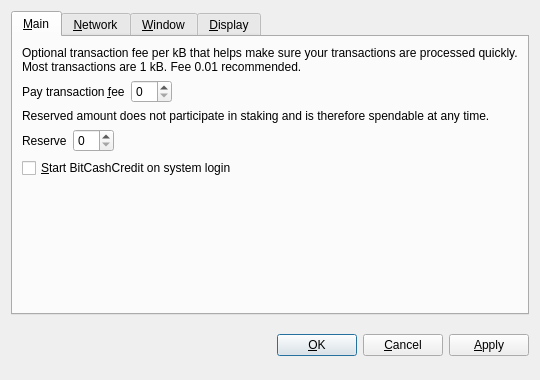
<?xml version="1.0" encoding="UTF-8"?>
<ui version="4.0">
 <class>OptionsDialog</class>
 <widget class="QDialog" name="OptionsDialog">
  <property name="geometry">
   <rect>
    <x>0</x>
    <y>0</y>
    <width>540</width>
    <height>380</height>
   </rect>
  </property>
  <property name="windowTitle">
   <string>Options</string>
  </property>
  <property name="modal">
   <bool>true</bool>
  </property>
  <layout class="QVBoxLayout" name="verticalLayout">
   <item>
    <widget class="QTabWidget" name="tabWidget">
     <property name="tabPosition">
      <enum>QTabWidget::North</enum>
     </property>
     <property name="currentIndex">
      <number>0</number>
     </property>
     <widget class="QWidget" name="tabMain">
      <attribute name="title">
       <string>&amp;Main</string>
      </attribute>
      <layout class="QVBoxLayout" name="verticalLayout_Main">
       <item>
        <widget class="QLabel" name="transactionFeeInfoLabel">
         <property name="text">
          <string>Optional transaction fee per kB that helps make sure your transactions are processed quickly. Most transactions are 1 kB. Fee 0.01 recommended.</string>
         </property>
         <property name="textFormat">
          <enum>Qt::PlainText</enum>
         </property>
         <property name="wordWrap">
          <bool>true</bool>
         </property>
        </widget>
       </item>
       <item>
        <layout class="QHBoxLayout" name="horizontalLayoutFee">
         <item>
          <widget class="QLabel" name="transactionFeeLabel">
           <property name="text">
            <string>Pay transaction &amp;fee</string>
           </property>
           <property name="textFormat">
            <enum>Qt::PlainText</enum>
           </property>
           <property name="buddy">
            <cstring>transactionFee</cstring>
           </property>
          </widget>
         </item>
         <item>
          <widget class="BitcoinAmountField" name="transactionFee"/>
         </item>
         <item>
          <spacer name="horizontalSpacerFee">
           <property name="orientation">
            <enum>Qt::Horizontal</enum>
           </property>
           <property name="sizeHint" stdset="0">
            <size>
             <width>40</width>
             <height>20</height>
            </size>
           </property>
          </spacer>
         </item>
        </layout>
       </item>
       <item>
        <widget class="QLabel" name="reserveBalanceInfoLabel">
         <property name="text">
          <string>Reserved amount does not participate in staking and is therefore spendable at any time.</string>
         </property>
         <property name="textFormat">
          <enum>Qt::PlainText</enum>
         </property>
         <property name="wordWrap">
          <bool>true</bool>
         </property>
        </widget>
       </item>
       <item>
        <layout class="QHBoxLayout" name="horizontalLayoutReserveBalance">
         <item>
          <widget class="QLabel" name="reserveBalanceLabel">
           <property name="text">
            <string>Reserve</string>
           </property>
           <property name="textFormat">
            <enum>Qt::PlainText</enum>
           </property>
           <property name="buddy">
            <cstring>reserveBalance</cstring>
           </property>
          </widget>
         </item>
         <item>
          <widget class="BitcoinAmountField" name="reserveBalance"/>
         </item>
         <item>
          <spacer name="horizontalSpacerReserveBalance">
           <property name="orientation">
            <enum>Qt::Horizontal</enum>
           </property>
           <property name="sizeHint" stdset="0">
            <size>
             <width>40</width>
             <height>20</height>
            </size>
           </property>
          </spacer>
         </item>
        </layout>
       </item>
       <item>
        <widget class="QCheckBox" name="bitcoinAtStartup">
         <property name="toolTip">
          <string>Automatically start BitCashCredit after logging in to the system.</string>
         </property>
         <property name="text">
          <string>&amp;Start BitCashCredit on system login</string>
         </property>
        </widget>
       </item>
       <item>
        <spacer name="verticalSpacer_Main">
         <property name="orientation">
          <enum>Qt::Vertical</enum>
         </property>
         <property name="sizeHint" stdset="0">
          <size>
           <width>20</width>
           <height>40</height>
          </size>
         </property>
        </spacer>
       </item>
      </layout>
     </widget>
     <widget class="QWidget" name="tabNetwork">
      <attribute name="title">
       <string>&amp;Network</string>
      </attribute>
      <layout class="QVBoxLayout" name="verticalLayout_Network">
       <item>
        <widget class="QCheckBox" name="mapPortUpnp">
         <property name="toolTip">
          <string>Automatically open the BitCashCredit client port on the router. This only works when your router supports UPnP and it is enabled.</string>
         </property>
         <property name="text">
          <string>Map port using &amp;UPnP</string>
         </property>
        </widget>
       </item>
       <item>
        <widget class="QCheckBox" name="connectSocks">
         <property name="toolTip">
          <string>Connect to the BitCashCredit network through a SOCKS proxy (e.g. when connecting through Tor).</string>
         </property>
         <property name="text">
          <string>&amp;Connect through SOCKS proxy:</string>
         </property>
        </widget>
       </item>
       <item>
        <layout class="QHBoxLayout" name="horizontalLayout_Network">
         <item>
          <widget class="QLabel" name="proxyIpLabel">
           <property name="text">
            <string>Proxy &amp;IP:</string>
           </property>
           <property name="textFormat">
            <enum>Qt::PlainText</enum>
           </property>
           <property name="buddy">
            <cstring>proxyIp</cstring>
           </property>
          </widget>
         </item>
         <item>
          <widget class="QValidatedLineEdit" name="proxyIp">
           <property name="maximumSize">
            <size>
             <width>140</width>
             <height>16777215</height>
            </size>
           </property>
           <property name="toolTip">
            <string>IP address of the proxy (e.g. 127.0.0.1)</string>
           </property>
          </widget>
         </item>
         <item>
          <widget class="QLabel" name="proxyPortLabel">
           <property name="text">
            <string>&amp;Port:</string>
           </property>
           <property name="textFormat">
            <enum>Qt::PlainText</enum>
           </property>
           <property name="buddy">
            <cstring>proxyPort</cstring>
           </property>
          </widget>
         </item>
         <item>
          <widget class="QLineEdit" name="proxyPort">
           <property name="maximumSize">
            <size>
             <width>55</width>
             <height>16777215</height>
            </size>
           </property>
           <property name="toolTip">
            <string>Port of the proxy (e.g. 9050)</string>
           </property>
          </widget>
         </item>
         <item>
          <widget class="QLabel" name="socksVersionLabel">
           <property name="text">
            <string>SOCKS &amp;Version:</string>
           </property>
           <property name="textFormat">
            <enum>Qt::PlainText</enum>
           </property>
           <property name="buddy">
            <cstring>socksVersion</cstring>
           </property>
          </widget>
         </item>
         <item>
          <widget class="QValueComboBox" name="socksVersion">
           <property name="toolTip">
            <string>SOCKS version of the proxy (e.g. 5)</string>
           </property>
          </widget>
         </item>
         <item>
          <spacer name="horizontalSpacer_Network">
           <property name="orientation">
            <enum>Qt::Horizontal</enum>
           </property>
           <property name="sizeHint" stdset="0">
            <size>
             <width>40</width>
             <height>20</height>
            </size>
           </property>
          </spacer>
         </item>
        </layout>
       </item>
       <item>
        <spacer name="verticalSpacer_Network">
         <property name="orientation">
          <enum>Qt::Vertical</enum>
         </property>
         <property name="sizeHint" stdset="0">
          <size>
           <width>20</width>
           <height>40</height>
          </size>
         </property>
        </spacer>
       </item>
      </layout>
     </widget>
     <widget class="QWidget" name="tabWindow">
      <attribute name="title">
       <string>&amp;Window</string>
      </attribute>
      <layout class="QVBoxLayout" name="verticalLayout_Window">
       <item>
        <widget class="QCheckBox" name="minimizeToTray">
         <property name="toolTip">
          <string>Show only a tray icon after minimizing the window.</string>
         </property>
         <property name="text">
          <string>&amp;Minimize to the tray instead of the taskbar</string>
         </property>
        </widget>
       </item>
       <item>
        <widget class="QCheckBox" name="minimizeOnClose">
         <property name="toolTip">
          <string>Minimize instead of exit the application when the window is closed. When this option is enabled, the application will be closed only after selecting Quit in the menu.</string>
         </property>
         <property name="text">
          <string>M&amp;inimize on close</string>
         </property>
        </widget>
       </item>
       <item>
        <spacer name="verticalSpacer_Window">
         <property name="orientation">
          <enum>Qt::Vertical</enum>
         </property>
         <property name="sizeHint" stdset="0">
          <size>
           <width>20</width>
           <height>40</height>
          </size>
         </property>
        </spacer>
       </item>
      </layout>
     </widget>
     <widget class="QWidget" name="tabDisplay">
      <attribute name="title">
       <string>&amp;Display</string>
      </attribute>
      <layout class="QVBoxLayout" name="verticalLayout_Display">
       <item>
        <layout class="QHBoxLayout" name="horizontalLayout_1_Display">
         <item>
          <widget class="QLabel" name="langLabel">
           <property name="text">
            <string>User Interface &amp;language:</string>
           </property>
           <property name="textFormat">
            <enum>Qt::PlainText</enum>
           </property>
           <property name="buddy">
            <cstring>lang</cstring>
           </property>
          </widget>
         </item>
         <item>
          <widget class="QValueComboBox" name="lang">
           <property name="toolTip">
            <string>The user interface language can be set here. This setting will take effect after restarting BitCashCredit.</string>
           </property>
          </widget>
         </item>
        </layout>
       </item>
       <item>
        <layout class="QHBoxLayout" name="horizontalLayout_2_Display">
         <item>
          <widget class="QLabel" name="unitLabel">
           <property name="text">
            <string>&amp;Unit to show amounts in:</string>
           </property>
           <property name="textFormat">
            <enum>Qt::PlainText</enum>
           </property>
           <property name="buddy">
            <cstring>unit</cstring>
           </property>
          </widget>
         </item>
         <item>
          <widget class="QValueComboBox" name="unit">
           <property name="toolTip">
            <string>Choose the default subdivision unit to show in the interface and when sending coins.</string>
           </property>
          </widget>
         </item>
        </layout>
       </item>
       <item>
        <widget class="QCheckBox" name="displayAddresses">
         <property name="toolTip">
          <string>Whether to show BitCashCredit addresses in the transaction list or not.</string>
         </property>
         <property name="text">
          <string>&amp;Display addresses in transaction list</string>
         </property>
        </widget>
       </item>
       <item>
        <widget class="QCheckBox" name="coinControlFeatures">
         <property name="toolTip">
          <string>Whether to show coin control features or not.</string>
         </property>
         <property name="text">
          <string>Display coin &amp;control features (experts only!)</string>
         </property>
        </widget>
       </item>
       <item>
        <spacer name="verticalSpacer_Display">
         <property name="orientation">
          <enum>Qt::Vertical</enum>
         </property>
         <property name="sizeHint" stdset="0">
          <size>
           <width>20</width>
           <height>40</height>
          </size>
         </property>
        </spacer>
       </item>
      </layout>
     </widget>
    </widget>
   </item>
   <item>
    <layout class="QHBoxLayout" name="horizontalLayout_Buttons">
     <item>
      <spacer name="horizontalSpacer_1">
       <property name="orientation">
        <enum>Qt::Horizontal</enum>
       </property>
       <property name="sizeHint" stdset="0">
        <size>
         <width>40</width>
         <height>48</height>
        </size>
       </property>
      </spacer>
     </item>
     <item>
      <widget class="QLabel" name="statusLabel">
       <property name="font">
        <font>
         <weight>75</weight>
         <bold>true</bold>
        </font>
       </property>
       <property name="text">
        <string/>
       </property>
       <property name="textFormat">
        <enum>Qt::PlainText</enum>
       </property>
       <property name="wordWrap">
        <bool>true</bool>
       </property>
      </widget>
     </item>
     <item>
      <spacer name="horizontalSpacer_2">
       <property name="orientation">
        <enum>Qt::Horizontal</enum>
       </property>
       <property name="sizeHint" stdset="0">
        <size>
         <width>40</width>
         <height>48</height>
        </size>
       </property>
      </spacer>
     </item>
     <item>
      <widget class="QPushButton" name="okButton">
       <property name="text">
        <string>&amp;OK</string>
       </property>
      </widget>
     </item>
     <item>
      <widget class="QPushButton" name="cancelButton">
       <property name="text">
        <string>&amp;Cancel</string>
       </property>
       <property name="autoDefault">
        <bool>false</bool>
       </property>
      </widget>
     </item>
     <item>
      <widget class="QPushButton" name="applyButton">
       <property name="text">
        <string>&amp;Apply</string>
       </property>
       <property name="autoDefault">
        <bool>false</bool>
       </property>
      </widget>
     </item>
    </layout>
   </item>
  </layout>
 </widget>
 <customwidgets>
  <customwidget>
   <class>BitcoinAmountField</class>
   <extends>QSpinBox</extends>
   <header>bitcoinamountfield.h</header>
  </customwidget>
  <customwidget>
   <class>QValueComboBox</class>
   <extends>QComboBox</extends>
   <header>qvaluecombobox.h</header>
  </customwidget>
  <customwidget>
   <class>QValidatedLineEdit</class>
   <extends>QLineEdit</extends>
   <header>qvalidatedlineedit.h</header>
  </customwidget>
 </customwidgets>
 <resources/>
 <connections/>
</ui>
